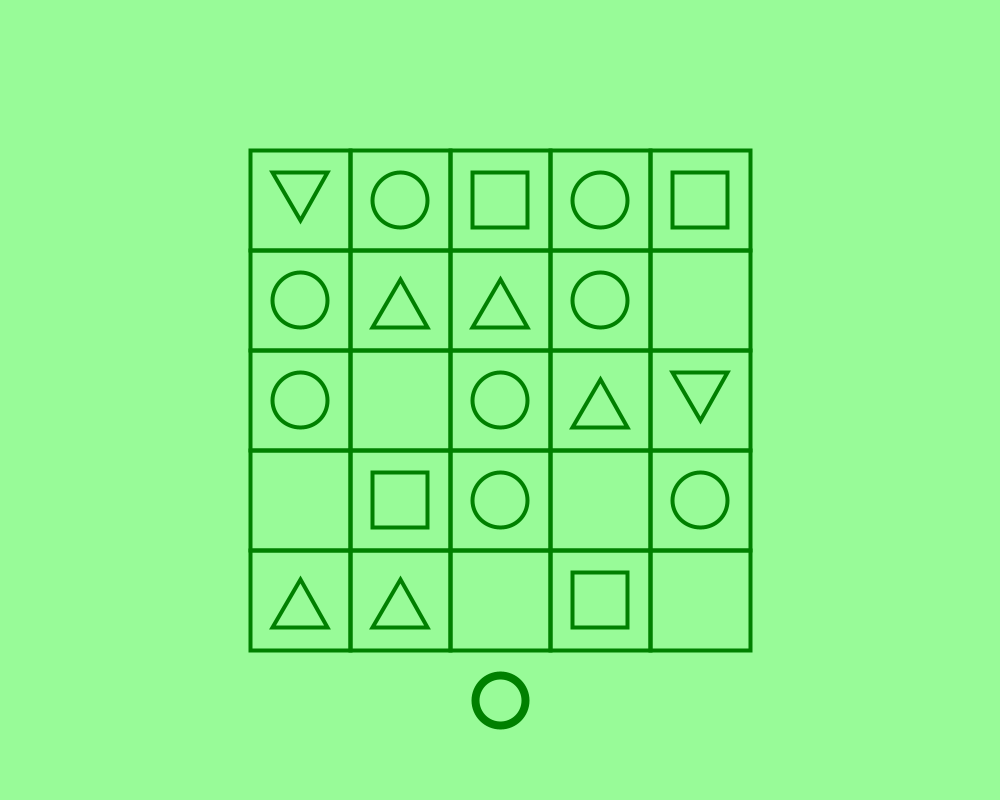
Frame 1 (no input)
Frame 60 (the mouse pressed at the canvas centre just before this capture): identical to frame 1, image omitted
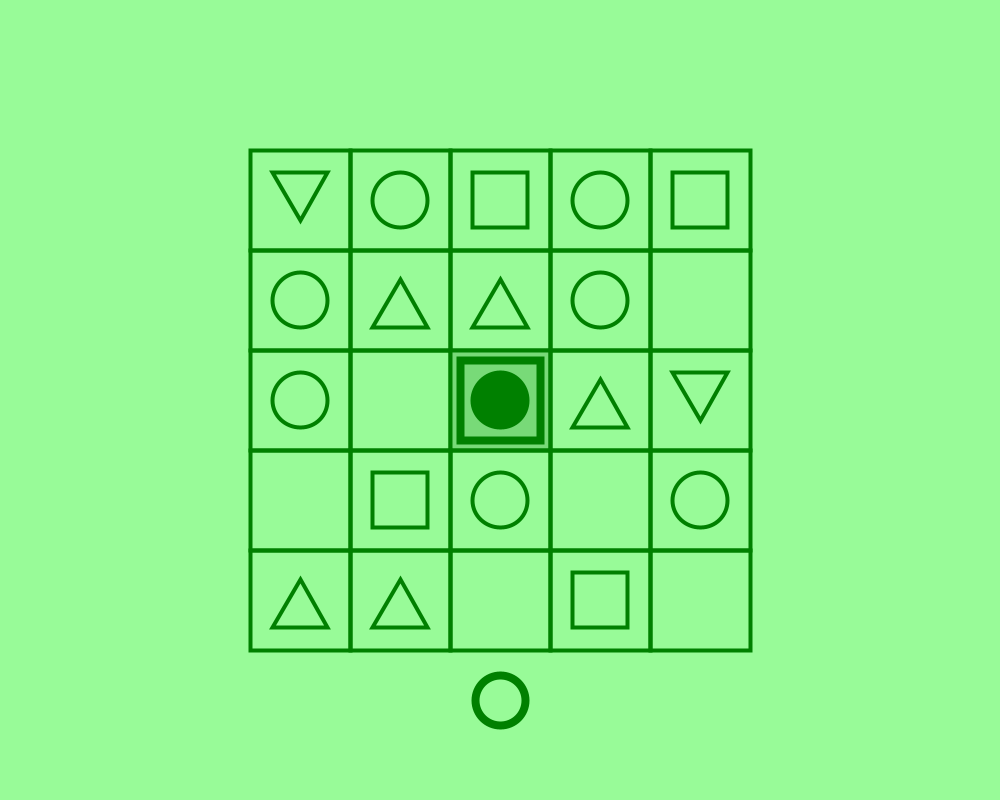
Frame 120 (the mouse held since frame 60 and released just before this capture)

The Processing sketch that drew these frames (run headless with seeded random() and noise(); from frame 60 on, the mouse is pressed at the canvas centre):

// Processing sketch: Understand_remake
// ── Understand_remake.pde
board first;

void setup(){
    size(1000, 800);
    first = new board(5, 5);
    //first.table[0][0].visited = true;
}

void draw(){
    background(152, 251, 152);// pale green
    first.show(width/2, height/2, 100);
    first.makePath();
    
    if (first.path.size()>0)
        if (first.pathBeginsWith(circle) && first.pathEndsWith(square))
            fill(0, 128, 0);
        else
            noFill();
    else
        noFill();
    ellipseMode(CENTER);
    circle(width/2, height-100, 50);
    ellipseMode(CORNER);
}

void mousePressed(){
    first.clearPath();
}

// ── Auxilary.pde
class pairInt{
    int i, j;
    
    pairInt(int i, int j){
        this.i = i;
        this.j = j;
    }
}

pairInt last(ArrayList<pairInt> arr){
    return arr.get(arr.size()-1);
}

boolean adjacent(pairInt p1, pairInt p2){
    return (abs(p2.i-p1.i)==1 && p2.j-p1.j==0) || (abs(p2.j-p1.j)==1 && p2.i-p1.i==0);
}

int random_int(int max){
    return floor(random(max+1));
}

// ── Board.pde

class board{
    int rows, cols;
    cell[][] table;
    ArrayList<pairInt> path;
    
    board(int rows_, int cols_){
        rows = rows_;
        cols = cols_;
        table = new cell[rows][cols];
        for (int i=0; i<rows; i++)
            for (int j=0; j<cols; j++)
                table[i][j] = new cell(random_int(square));
        path = new ArrayList<pairInt>();
    }
    
    void makePath(){
        if (mousePressed){
            for (int i=0; i<rows; i++)
                for (int j=0; j<cols; j++){
                    pairInt last, current;
                    current = new pairInt(i, j);
                    if (path.size()>0)
                        last = last(path);
                    else
                        last = new pairInt(-100, -100); //won't be adjacent to anything
                    if (table[i][j].pressed() && !table[i][j].visited && (adjacent(last, current) || path.size()==0)){
                        path.add(current);
                        table[i][j].visited = true;
                    }
                }
        }
    }
    
    void clearPath(){
        for (int i=path.size()-1; i>=0; i--){
            pairInt c = path.get(i);
            table[c.i][c.j].visited = false;
            path.remove(i);
        }
    }
    
    void show(float cx, float cy, float unit){
        float x = cx - rows/2. * unit;
        float y = cy - cols/2. * unit;
        for (int i=0; i<rows; i++)
            for (int j=0; j<cols; j++)
                table[i][j].show(x + j*unit, y + i*unit, unit);
        noFill();
        strokeWeight(8);
        strokeCap(PROJECT);
        strokeJoin(MITER);
        beginShape();
        for (int i=0; i<path.size() && path.size()>1; i++){
            pairInt c = path.get(i);
            vertex(x + c.j*unit + unit/2, y + c.i*unit + unit/2);
        }
        endShape();
        if (path.size()>0){
            pairInt c = path.get(0);
            float len = unit*80./100;
            rectMode(CENTER);
            square(x + c.j*unit + unit/2, y + c.i*unit + unit/2, len);
            rectMode(CORNER);
        }
    }
    
    //Path tests
    
    boolean pathBeginsWith(int type){
        pairInt c = path.get(0);
        return (table[c.i][c.j].type == type);
    }
    
    boolean pathEndsWith(int type){
        pairInt c = last(path);
        return (table[c.i][c.j].type == type);
    }
}

// ── Cell.pde

class cell{
    int type;
    boolean visited;
    float x, y, unit;
    
    cell(int type_){
        type = type_;
        visited = false;
    }
    
    boolean pressed(){
        return (x <= mouseX && mouseX < x+unit) && (y <= mouseY && mouseY < y+unit);
    }
    
    void show(float x, float y, float unit){
        this.x = x;
        this.y = y;
        this.unit = unit;
        if (visited)
            fill(120, 218, 120);//light green-20
        else
            noFill();
        strokeWeight(4);
        stroke(0, 128, 0); //green
        square(x, y, unit);
        
        float cx = x+unit/2,
              cy = y+unit/2;
        float len = unit*55./100;
        rectMode(CENTER);
        ellipseMode(CENTER);
        if (visited)
            fill(0, 128, 0); //green
        else
            noFill();
        
        switch (type){
            case empty:      break;
            case circle:     circle(cx, cy, len); break;
            case square:     square(cx, cy, len); break;
            case triangle:   beginShape();
                             vertex(cx-len/2, cy+len/2);
                             vertex(cx+len/2, cy+len/2);
                             vertex(cx, cy+len*(0.5-sqrt3/2));
                             endShape(CLOSE);
                             break;
            case u_triangle: beginShape();
                             vertex(cx-len/2, cy-len/2);
                             vertex(cx+len/2, cy-len/2);
                             vertex(cx, cy-len*(0.5-sqrt3/2));
                             endShape(CLOSE);
                             break;
        }
        rectMode(CORNER);
        ellipseMode(CORNER);
    }
}

final int empty = 0,
          circle = 1,
          triangle = 2,
          u_triangle = 3,
          square = 4;
final float sqrt3 = sqrt(3);
